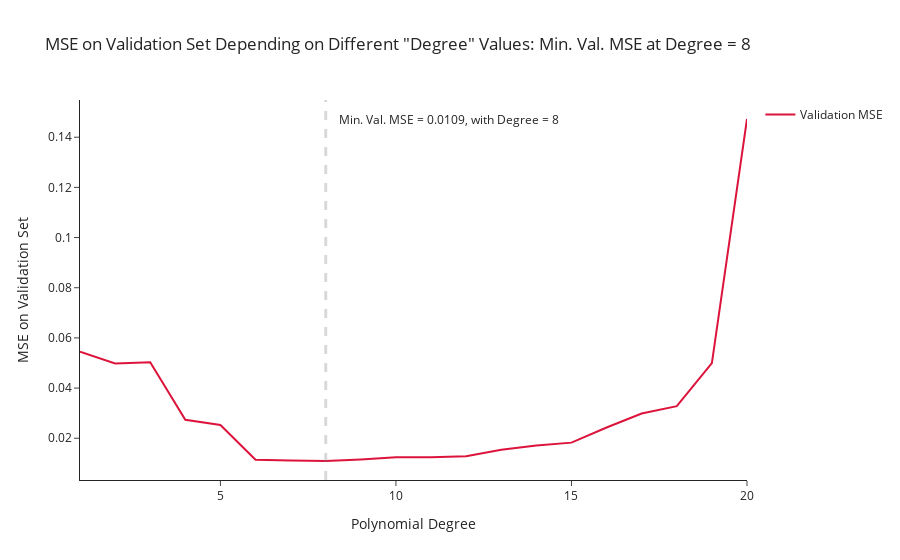

Notebook code cell kept with this figure:
### Code cell
best_degree = int(result_df[result_df['MSE'] == min(result_df['MSE'])]['Degree'])
fig = px.line(result_df,
              x = 'Degree',
              y = 'MSE',
              template = 'simple_white',
              labels={'Degree': 'Polynomial Degree',
                      'MSE': 'MSE on Validation Set'},
              title = f'MSE on Validation Set Depending on Different "Degree" Values: Min. Val. MSE at Degree = {best_degree}',
              color_discrete_sequence=['crimson'])
fig.add_vline(x = best_degree, line_width=3, line_dash="dash", line_color="gray", name = 'Best Degree')
fig.add_annotation(x=best_k+4.5, 
                   y=np.max(result_df.MSE),
                   text=f'Min. Val. MSE = {min(result_df.MSE):.4f}, with Degree = {best_degree}',
                   showarrow=False)
fig.data[0]['name'] = 'Validation MSE'
fig.data[0]['showlegend']=True
fig.show()

### Figure 1 — Plotly figure (JSON) as saved in the notebook; plotly's stock layout.template omitted (floating-point values rounded to 4 significant figures)
{"data": [{"hovertemplate": "Polynomial Degree=%{x}<br>MSE on Validation Set=%{y}<extra></extra>", "legendgroup": "", "line": {"color": "crimson", "dash": "solid"}, "marker": {"symbol": "circle"}, "mode": "lines", "name": "Validation MSE", "orientation": "v", "showlegend": true, "type": "scatter", "x": [1, 2, 3, 4, 5, 6, 7, 8, 9, 10, 11, 12, 13, 14, 15, 16, 17, 18, 19, 20], "xaxis": "x", "y": [0.05447, 0.04984, 0.05031, 0.02738, 0.02529, 0.01147, 0.01115, 0.01093, 0.01157, 0.0124, 0.01247, 0.0128, 0.0154, 0.01707, 0.01825, 0.02428, 0.02988, 0.03277, 0.04992, 0.1473], "yaxis": "y"}], "layout": {"annotations": [{"showarrow": false, "text": "Min. Val. MSE = 0.0109, with Degree = 8", "x": 11.5, "y": 0.1473}], "legend": {"tracegroupgap": 0}, "shapes": [{"line": {"color": "gray", "dash": "dash", "width": 3}, "name": "Best Degree", "type": "line", "x0": 8, "x1": 8, "xref": "x", "y0": 0, "y1": 1, "yref": "y domain"}], "title": {"text": "MSE on Validation Set Depending on Different \"Degree\" Values: Min. Val. MSE at Degree = 8"}, "xaxis": {"anchor": "y", "domain": [0, 1], "title": {"text": "Polynomial Degree"}}, "yaxis": {"anchor": "x", "domain": [0, 1], "title": {"text": "MSE on Validation Set"}}}}
